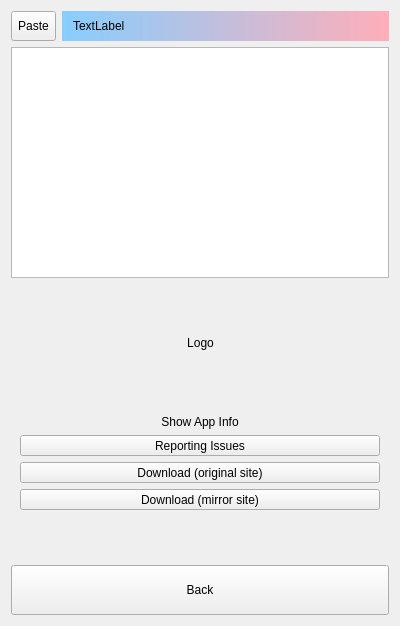
<?xml version="1.0" encoding="UTF-8"?>
<ui version="4.0">
 <class>dlgRemarksAbout</class>
 <widget class="QDialog" name="dlgRemarksAbout">
  <property name="geometry">
   <rect>
    <x>0</x>
    <y>0</y>
    <width>400</width>
    <height>626</height>
   </rect>
  </property>
  <property name="windowTitle">
   <string>Dialog</string>
  </property>
  <layout class="QVBoxLayout" name="verticalLayout_2">
   <item>
    <layout class="QHBoxLayout" name="horizontalLayout_3">
     <item>
      <widget class="QToolButton" name="btnPaste">
       <property name="sizePolicy">
        <sizepolicy hsizetype="Fixed" vsizetype="Preferred">
         <horstretch>0</horstretch>
         <verstretch>0</verstretch>
        </sizepolicy>
       </property>
       <property name="text">
        <string>Paste</string>
       </property>
      </widget>
     </item>
     <item>
      <widget class="QLabel" name="lblTitle">
       <property name="minimumSize">
        <size>
         <width>0</width>
         <height>30</height>
        </size>
       </property>
       <property name="styleSheet">
        <string notr="true">QLabel
{
border: 0px solid gray;
border-radius: 0px;
padding: 0 8px;
/*background: red;*/
 background-color:qlineargradient(spread:pad,x1:1,y1:0,x2:0,y2:0,stop:0 #FFAEB9,stop:1 #87CEFF);  
color:black;
selection-background-color: lightblue;
}</string>
       </property>
       <property name="text">
        <string>TextLabel</string>
       </property>
      </widget>
     </item>
    </layout>
   </item>
   <item>
    <widget class="QTextEdit" name="textEdit">
     <property name="sizePolicy">
      <sizepolicy hsizetype="Expanding" vsizetype="Expanding">
       <horstretch>0</horstretch>
       <verstretch>0</verstretch>
      </sizepolicy>
     </property>
    </widget>
   </item>
   <item>
    <widget class="QFrame" name="frameAbout">
     <property name="minimumSize">
      <size>
       <width>0</width>
       <height>100</height>
      </size>
     </property>
     <property name="frameShape">
      <enum>QFrame::NoFrame</enum>
     </property>
     <property name="frameShadow">
      <enum>QFrame::Raised</enum>
     </property>
     <layout class="QVBoxLayout" name="verticalLayout">
      <item>
       <spacer name="verticalSpacer_2">
        <property name="orientation">
         <enum>Qt::Vertical</enum>
        </property>
        <property name="sizeHint" stdset="0">
         <size>
          <width>20</width>
          <height>40</height>
         </size>
        </property>
       </spacer>
      </item>
      <item>
       <layout class="QHBoxLayout" name="horizontalLayout_2">
        <item>
         <spacer name="horizontalSpacer">
          <property name="orientation">
           <enum>Qt::Horizontal</enum>
          </property>
          <property name="sizeHint" stdset="0">
           <size>
            <width>40</width>
            <height>20</height>
           </size>
          </property>
         </spacer>
        </item>
        <item>
         <widget class="QLabel" name="lblLogo">
          <property name="sizePolicy">
           <sizepolicy hsizetype="Fixed" vsizetype="Fixed">
            <horstretch>0</horstretch>
            <verstretch>0</verstretch>
           </sizepolicy>
          </property>
          <property name="minimumSize">
           <size>
            <width>45</width>
            <height>0</height>
           </size>
          </property>
          <property name="text">
           <string>Logo</string>
          </property>
          <property name="alignment">
           <set>Qt::AlignCenter</set>
          </property>
         </widget>
        </item>
        <item>
         <spacer name="horizontalSpacer_2">
          <property name="orientation">
           <enum>Qt::Horizontal</enum>
          </property>
          <property name="sizeHint" stdset="0">
           <size>
            <width>40</width>
            <height>20</height>
           </size>
          </property>
         </spacer>
        </item>
       </layout>
      </item>
      <item>
       <widget class="QLabel" name="label">
        <property name="minimumSize">
         <size>
          <width>0</width>
          <height>50</height>
         </size>
        </property>
        <property name="text">
         <string/>
        </property>
       </widget>
      </item>
      <item>
       <widget class="QLabel" name="lblAbout">
        <property name="text">
         <string>Show App Info</string>
        </property>
        <property name="alignment">
         <set>Qt::AlignCenter</set>
        </property>
       </widget>
      </item>
      <item>
       <widget class="QToolButton" name="btnHomePage">
        <property name="sizePolicy">
         <sizepolicy hsizetype="Preferred" vsizetype="Fixed">
          <horstretch>0</horstretch>
          <verstretch>0</verstretch>
         </sizepolicy>
        </property>
        <property name="text">
         <string>Reporting Issues</string>
        </property>
       </widget>
      </item>
      <item>
       <layout class="QHBoxLayout" name="horizontalLayout">
        <item>
         <widget class="QToolButton" name="btnDL">
          <property name="sizePolicy">
           <sizepolicy hsizetype="Preferred" vsizetype="Fixed">
            <horstretch>0</horstretch>
            <verstretch>0</verstretch>
           </sizepolicy>
          </property>
          <property name="text">
           <string>Download (original site)</string>
          </property>
         </widget>
        </item>
       </layout>
      </item>
      <item>
       <widget class="QToolButton" name="btnMirrorDL">
        <property name="sizePolicy">
         <sizepolicy hsizetype="Preferred" vsizetype="Fixed">
          <horstretch>0</horstretch>
          <verstretch>0</verstretch>
         </sizepolicy>
        </property>
        <property name="text">
         <string>Download (mirror site)</string>
        </property>
       </widget>
      </item>
      <item>
       <spacer name="verticalSpacer">
        <property name="orientation">
         <enum>Qt::Vertical</enum>
        </property>
        <property name="sizeHint" stdset="0">
         <size>
          <width>20</width>
          <height>40</height>
         </size>
        </property>
       </spacer>
      </item>
     </layout>
    </widget>
   </item>
   <item>
    <widget class="QToolButton" name="btnBack">
     <property name="sizePolicy">
      <sizepolicy hsizetype="Preferred" vsizetype="Fixed">
       <horstretch>0</horstretch>
       <verstretch>0</verstretch>
      </sizepolicy>
     </property>
     <property name="minimumSize">
      <size>
       <width>50</width>
       <height>50</height>
      </size>
     </property>
     <property name="text">
      <string>Back</string>
     </property>
    </widget>
   </item>
  </layout>
 </widget>
 <resources/>
 <connections/>
</ui>
